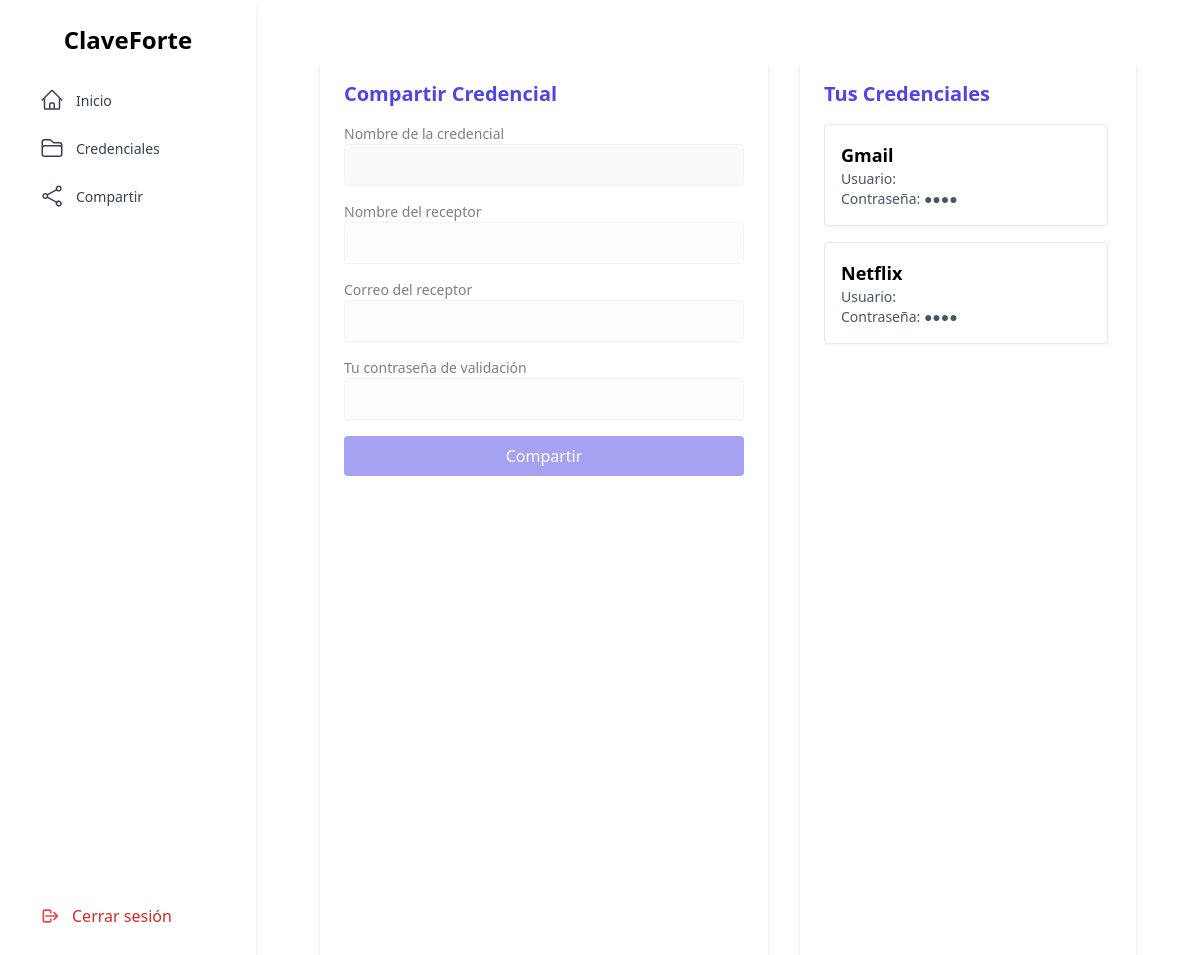
The app's page /share_credential (signed in), older data.
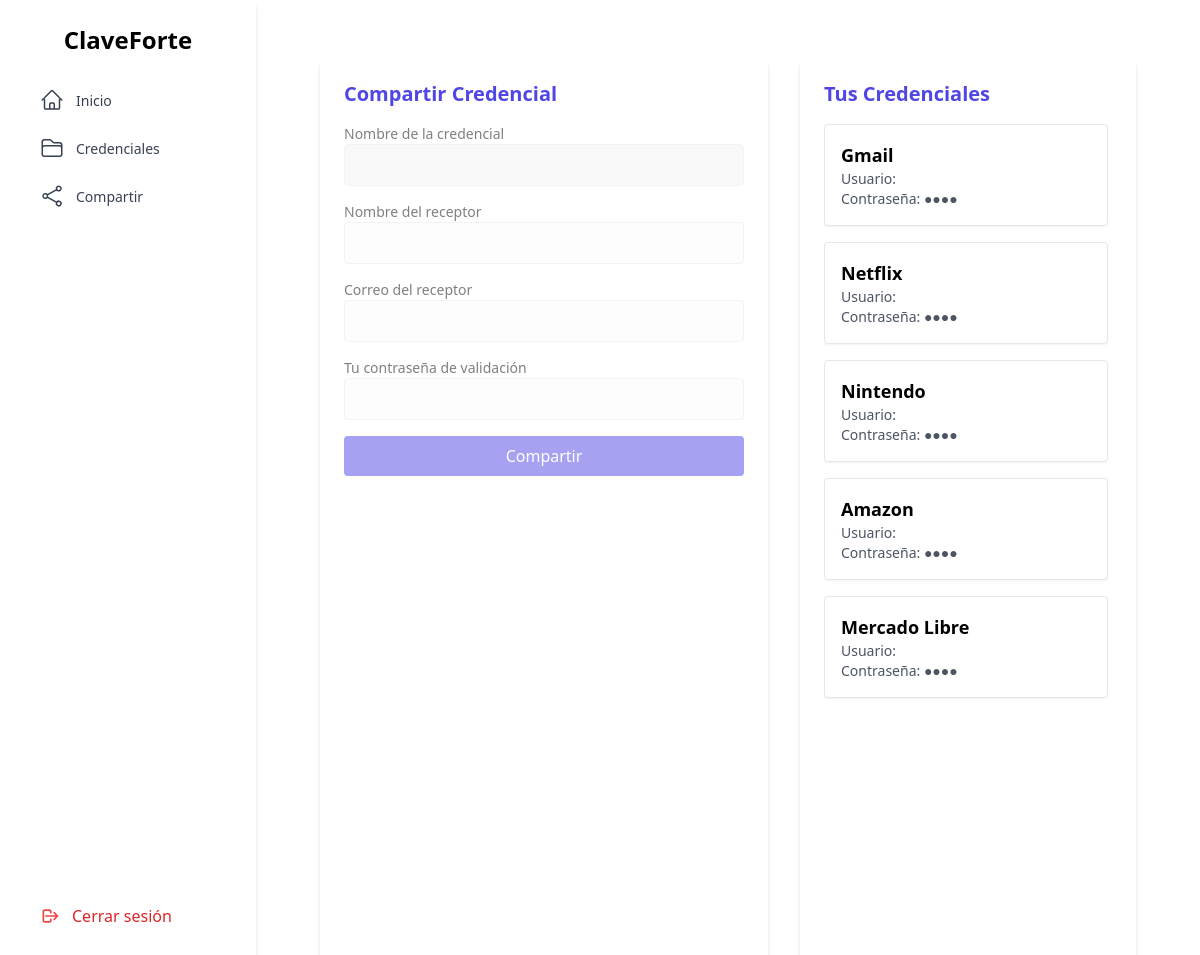
The same page, newer data.
### tables this page shows
CREATE TABLE Credentials (
        id_credential   INTEGER PRIMARY KEY AUTOINCREMENT,
        service_name    TEXT NOT NULL,
        service_pass    TEXT NOT NULL,
        users_allows    TEXT,
        name_owner      TEXT,
        id_usr          INTEGER NOT NULL,
        FOREIGN KEY (id_usr) REFERENCES Users(id_usr)
    );

### app.py (the view, shortened to what this page needs)
@app.route('/share_credential', methods=['GET', 'POST'])
def compartir_credencial():
    if (not session):
        return redirect("login")
    usuario_id = session.get('usuario_id')
    rol = session.get('usuario_rol')
    conn = sqlite3.connect('instance/ClaveForte.db')
    conn.row_factory = sqlite3.Row
    cur = conn.cursor()
    cur.execute("SELECT * FROM Credentials WHERE id_usr = ?", (usuario_id,))
    credenciales = cur.fetchall()
    conn.close()
    return render_template('./credentials/compartir/compartir.html',
                           credenciales=credenciales,
                           usuario_actual=usuario_id,
                           usr_rol=rol)

### templates/credentials/compartir/compartir.html (shortened to what this page needs)
{% extends "layout.html" %}
{% block content %}
<div class="flex h-screen gap-8 px-6 py-4 box-border">
  <div class="w-full max-w-md bg-white p-6 rounded-lg shadow-md overflow-y-auto">
    <h2 class="text-xl font-semibold mb-4 text-indigo-600">Compartir Credencial</h2>
    <form id="form-compartir" action="/share_credential" method="POST" class="space-y-4 pointer-events-none opacity-50">
      <div>
        <label class="block text-sm font-medium">Nombre de la credencial</label>
        <input type="text" id="nombre_credencial" name="nombre_credencial" required readonly
               class="w-full p-2 border rounded focus:outline-none focus:ring-2 focus:ring-indigo-400 bg-gray-100">
      </div>
      <div>
        <label class="block text-sm font-medium">Nombre del receptor</label>
        <input type="text" name="nombre_receptor" required disabled
               class="w-full p-2 border rounded focus:outline-none focus:ring-2 focus:ring-indigo-400">
      </div>
      <div>
        <label class="block text-sm font-medium">Correo del receptor</label>
        <input type="email" name="correo_receptor" required disabled
               class="w-full p-2 border rounded focus:outline-none focus:ring-2 focus:ring-indigo-400">
      </div>
      <div>
        <label class="block text-sm font-medium">Tu contraseña de validación</label>
        <input type="password" name="pass_validacion" required disabled
               class="w-full p-2 border rounded focus:outline-none focus:ring-2 focus:ring-indigo-400">
      </div>
      <button type="submit" disabled
              class="w-full bg-indigo-600 text-white py-2 rounded hover:bg-indigo-700 transition">
        Compartir
      </button>
    </form>
  </div>
  <div class="flex-1 bg-white p-6 m-y-10 rounded-lg shadow-md flex flex-col">
    <h2 class="text-xl font-semibold mb-4 text-indigo-600">Tus Credenciales</h2>
    <div class="flex-1 overflow-y-auto space-y-4 pr-1">
      {% if credenciales %}
        <div id="cred-container">
        {% for c in credenciales %}
          <div
            id="cred-{{ c.id_credential }}"
            class="credencial p-4 mb-4 border rounded bg-white shadow-sm cursor-pointer"
            data-nombre="{{ c.service_name }}"
            data-id="{{ c.id_credential }}"
          >
            <p class="font-semibold text-lg">{{ c.service_name }}</p>
            <p class="text-sm text-gray-600">Usuario: {{ c.service_user }}</p>
            <p class="text-sm text-gray-600">Contraseña: {{ '●' * c.service_pass|length }}</p>
          </div>
        {% endfor %}
      </div>
      {% else %}
        <p class="text-gray-500">No tienes credenciales para mostrar.</p>
      {% endif %}
    </div>
  </div>
</div>
{% endblock %}

Row changes from the older to the newer data that the page shows:
added Credentials: service_name "Nintendo", service_pass "●●●●"
added Credentials: service_name "Amazon", service_pass "●●●●"
added Credentials: service_name "Mercado Libre", service_pass "●●●●"
